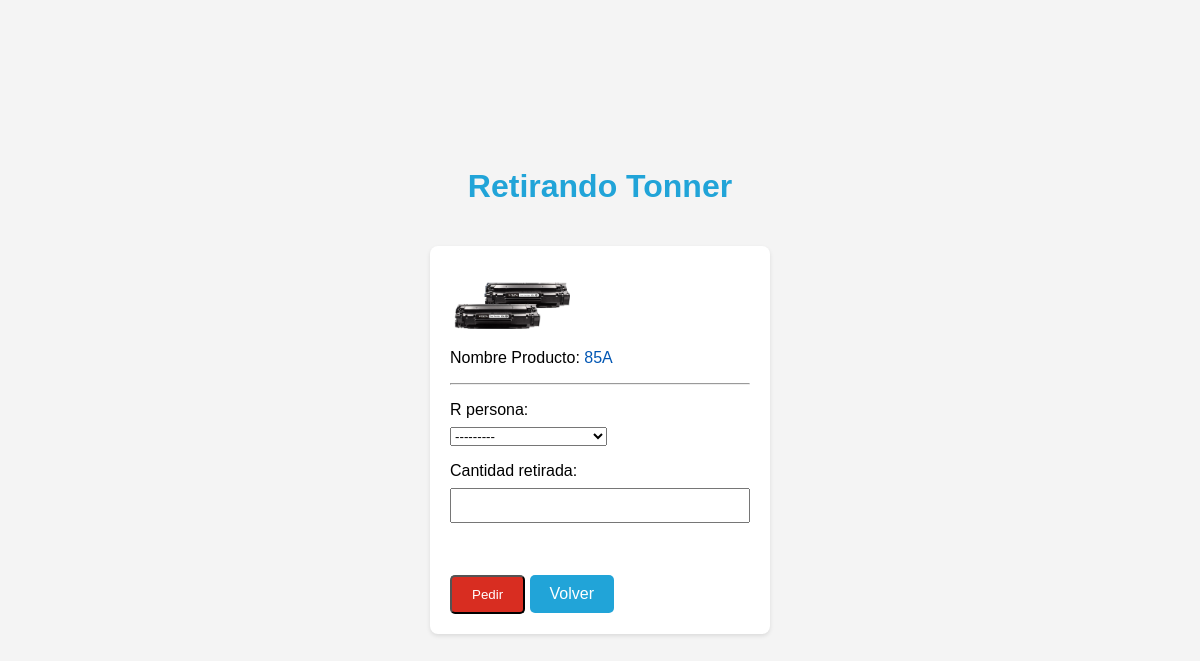
Page /retirar_Tonner/8/ on the committed database.
### Datos/models.py (models this page shows, shortened)
class Tonner(models.Model):
    ESTADO_T = [
        ('R', 'Recargando'),
        ('L', 'Libre'),
        ('O', 'Ocupado'),
    ]
    nombre = models.CharField(max_length=50)
    cantidad = models.PositiveBigIntegerField()
    Numero_Tonner = models.CharField(max_length=20)
    Estado = models.CharField(max_length=1, choices=ESTADO_T, default='L')
    imagen = models.ImageField()

### Datos/views.py (the view)
# urls.py: path('retirar_Tonner/<int:producto_id>/', views.RetiroTonner, name='retiroTonner'),
def RetiroTonner(request, producto_id):
    producto = get_object_or_404(Tonner, pk=producto_id)
    if request.method == 'POST':
        form = FormsRetiroTonner(request.POST)
        if form.is_valid():
            cantidad_retirada = form.cleaned_data['cantidad_retirada']
            if cantidad_retirada <= producto.cantidad:
                producto.cantidad -= cantidad_retirada
                producto.save()
                retiro = form.save(commit=False)
                retiro.r_tonner = producto
                retiro.cantidad_disponible = producto.cantidad
                retiro.save()
                return render(request, 'vista/retiro_success.html', {'producto': producto, 'retiro': retiro})
            else:
                form.add_error('cantidad_retirada', 'La cantidad a retirar es mayor que la disponible')
    else:
        form = FormsRetiroTonner()
    return render(request, 'vista/Retirar_Tonner.html', {'form': form, 'producto': producto})

### Datos/forms.py
class FormsRetiroTonner(forms.ModelForm):
    class Meta:
        model = Retiro_Tonner
        fields = ['r_persona', 'cantidad_retirada']

### Datos/models.py (called while the page is built)
    def __str__( self ):
        return self.nombre

### Datos/templates/vista/Retirar_Tonner.html (shortened to what this page needs)
{% block content %}
<!DOCTYPE html>
<html lang="es">
<head>
</head>
<body>
    <h1>Retirando Tonner</h1>
    <form method="post">
        <img src="{{ producto.imagen.url }}" alt="{{ producto.nombre }}" width="120px" style="border-radius: 10px;">
        <p>Nombre Producto: <span style="color: #0056b3;">{{ producto.nombre }}</span></p>
        <hr>
        {{ form.as_p }}
        <button class="btn2" type="submit">Pedir</button>
        <a href="{% url 'L_Tonner' %}" class="btn">Volver</a>
    </form>
</body>
</html>
{% endblock %}

### Datos/templates/vista/Retirar_Tonner.html (style rules this page uses)
body { font-family: Arial, sans-serif; background-color: #f4f4f4; margin: 0; padding: 0; display: flex; flex-direction: column; align-items: center; justify-content: center; height: 100vh; }
h1 { color: #21a4d8; }
form { background-color: #fff; border-radius: 8px; box-shadow: 0 2px 4px rgba(0, 0, 0, 0.1); padding: 20px; margin: 20px; width: 300px; max-width: 100%; }
label { display: block; margin-bottom: 8px; }
input[type="text"], input[type="number"] { width: 100%; padding: 8px; margin-bottom: 16px; box-sizing: border-box; }
.btn { display: inline-block; padding: 10px 20px; margin-top: 20px; text-align: center; text-decoration: none; background-color: #21a4d8; color: #fff; border-radius: 5px; }
.btn2 { display: inline-block; padding: 10px 20px; margin-top: 20px; text-align: center; text-decoration: none; background-color: #d82d21; color: #fff; border-radius: 5px; }

### rows in the picture
Tonner: imagen (picture), nombre "85A"
